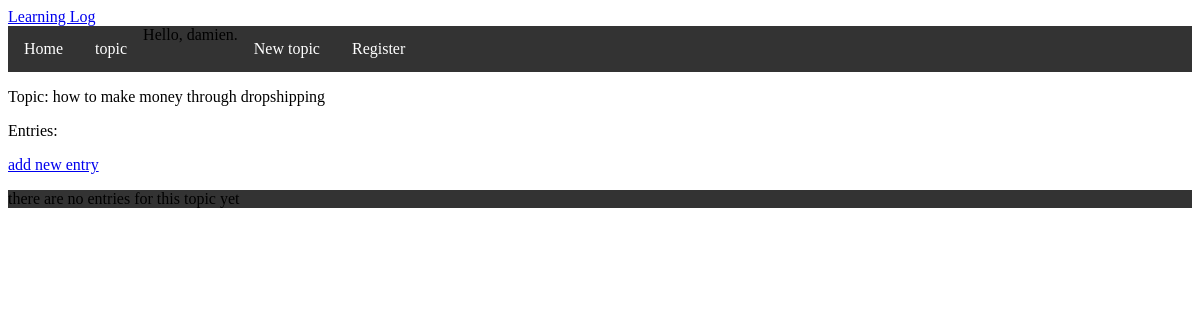
Page /topics/3/ (signed in) on the earlier database version.
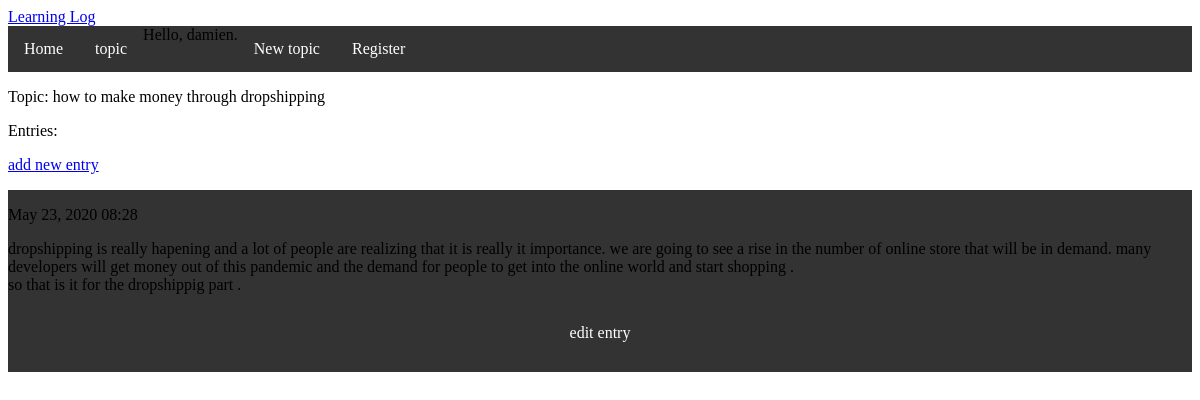
Same page on the later database version.
### learning_logs/models.py (models this page shows, shortened)
class Topic(models.Model):
	text = models.CharField(max_length=200)
	date_added = models.DateTimeField(auto_now_add=True)
	owner = models.ForeignKey(User)
	def __str__(self):
		return self.text

class Entry(models.Model):
	topic = models.ForeignKey( Topic)
	text = models.TextField()
	date_added = models.DateTimeField(auto_now_add=True)
	class Meta:
		verbose_name_plural = 'entries'

### learning_logs/views.py (the view)
# urls.py: url(r'^topics/(?P<topic_id>\d+)/$' , views.topic, name='topic'),
@login_required
def topic(request, topic_id):
	topic = Topic.objects.get(id=topic_id)
	entries = topic.entry_set.order_by('-date_added')
	context = {'topic': topic, 'entries': entries}
	return render(request, 'learning_logs/topic.html', context)

### learning_logs/templates/learning_logs/topic.html
{% extends 'learning_logs/base.html' %}
{% block content %}
<p> Topic: {{ topic}}</p>
<p>Entries:</p>
<p>
	<a href="{% url 'learning_logs:new_entry' topic.id %}">add new entry</a>
</p>
<ul>
	{% for entry in entries %}
	<li>
		<p>{{ entry.date_added|date:'M d, Y H:i' }}</p>
		<p>{{ entry.text|linebreaks }}</p>
		<p>
			<a href="{% url 'learning_logs:edit_entry' entry.id %}">edit entry</a>
		</p>
	</li>
	{% empty %}
	<li>
		there are no entries for this topic yet
	</li>
	{% endfor %}
</ul>
{% endblock content %}

### learning_logs/templates/learning_logs/base.html (shortened to what this page needs)
<!DOCTYPE html>
<html>
<head>
</head>
<body style="background-color:white;, padding: 20px; ">
	<a href="{% url 'learning_logs:index' %}">Learning Log</a>
<ul>
  <li><a href="{% url 'learning_logs:index' %}">Home</a></li>
  <li><a href="{% url 'learning_logs:topics' %} ">topic</a>
  </li>
  <li>
    {% if user.is_authenticated %}
    Hello, {{ user.username }}.
    <a href="{% url 'users:logout' %} "></a>
    {% else %}
    <a href="{% url 'users:login' %} "> Log in</a>
    {% endif %}
  </li>
  <li><a href="{% url 'learning_logs:new_topic' %}">New topic</a></li>
  <li>
      <a href="{% url 'users:register' %}">Register</a>
  </li>
</ul>
	{%  block content %}
	{% endblock content %}
</body>
</html>

### learning_logs/templates/learning_logs/base.html (style rules this page uses)
ul { list-style-type: none; margin: 0; padding: 0; overflow: hidden; background-color: #333; }
li { float: left; }
li a { display: block; color: white; text-align: center; padding: 14px 16px; text-decoration: none; }

Differences in the rows shown:
added Entry: date_added "May 23, 2020 08:28", text "dropshipping is really hapening and a lot of people are realizing that it is really it importance. we are going to see a rise in the number of online store that will be in demand. many developers will get money out of this pandemic and the demand for people to get into the online world and start shopping . so that is it for the dropshippig part ."
Other differences:
text no longer shown: "there are no entries for this topic yet"
